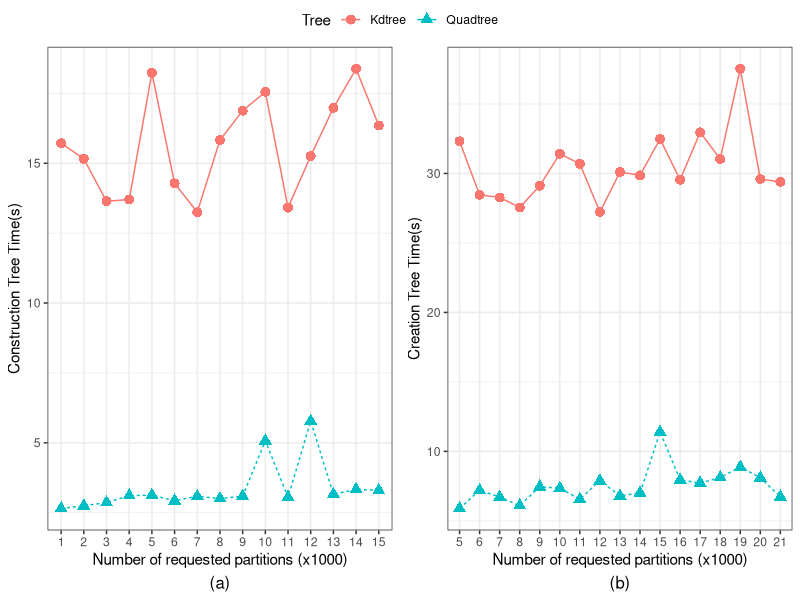
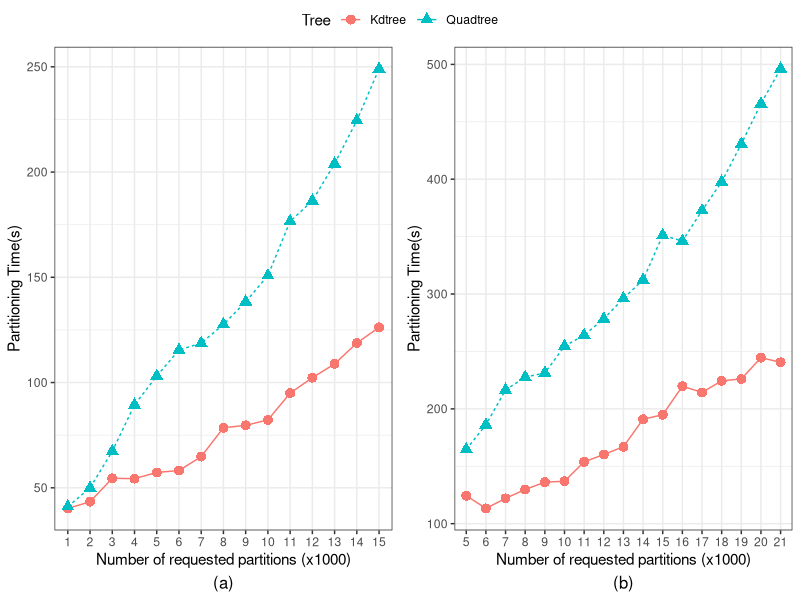
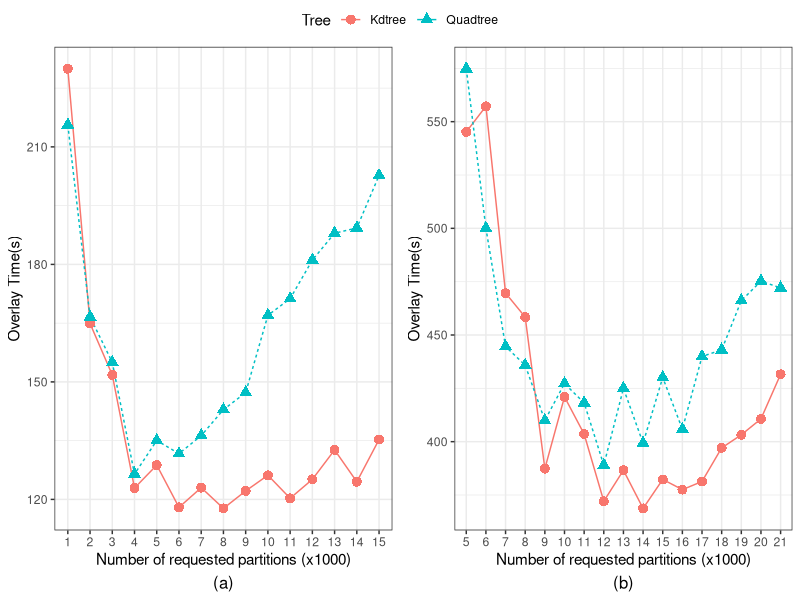
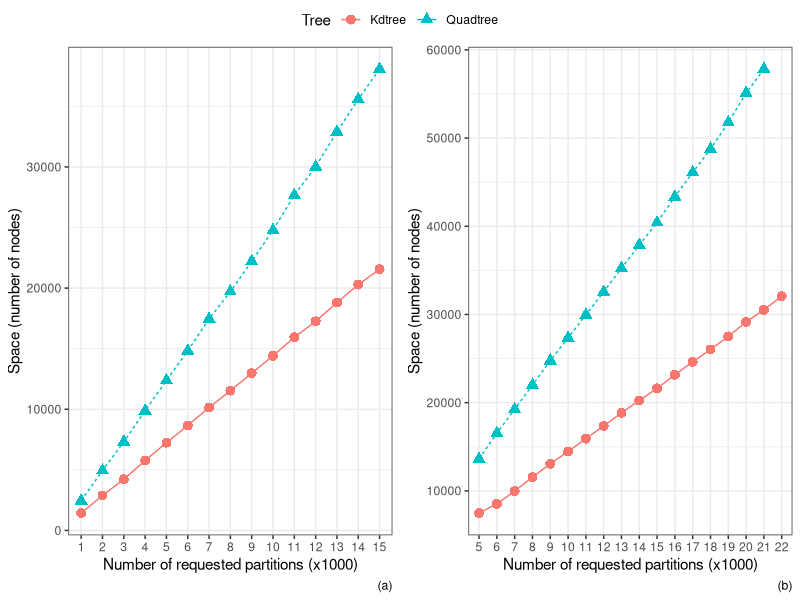
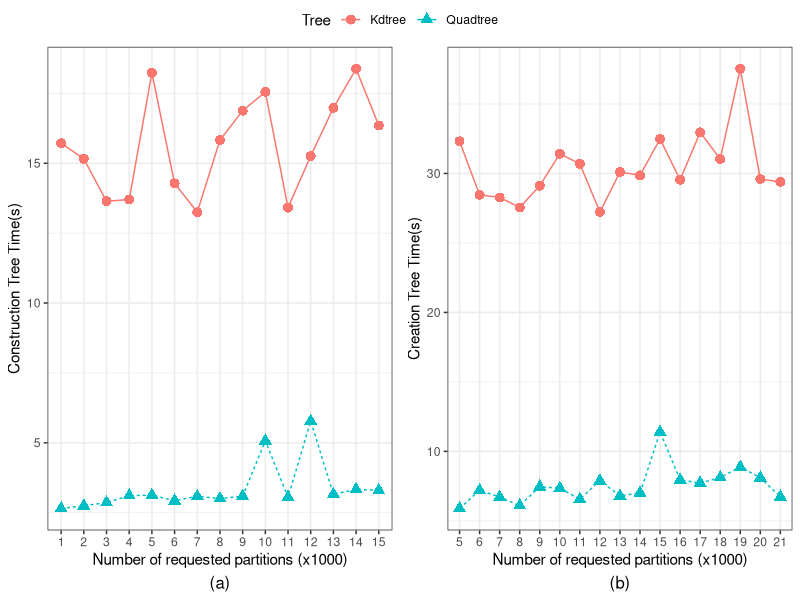
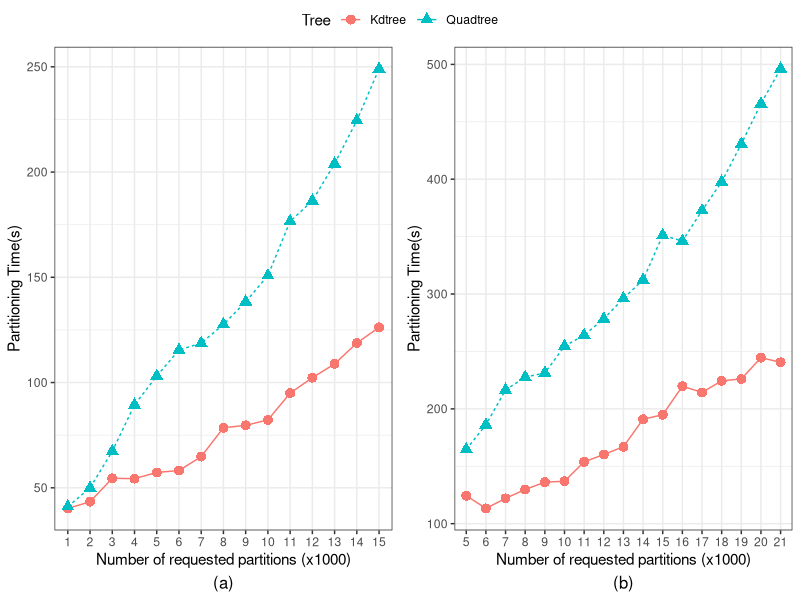
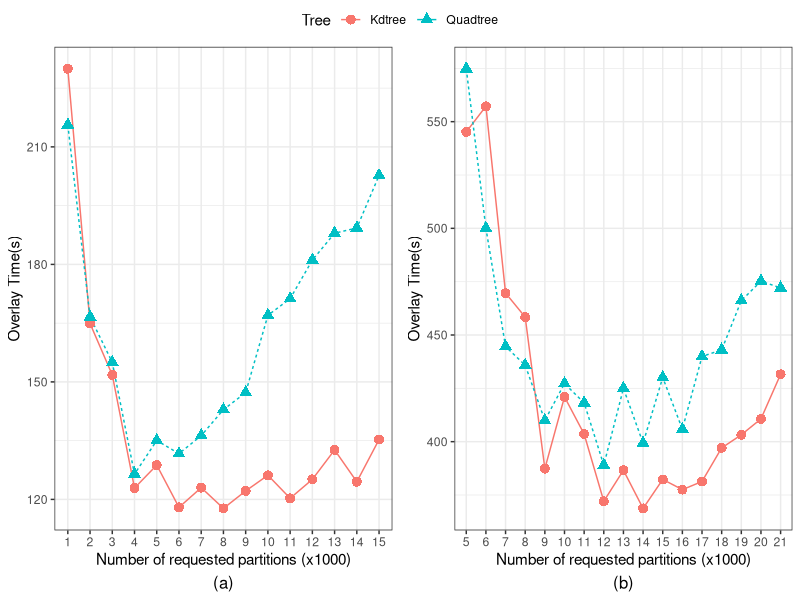
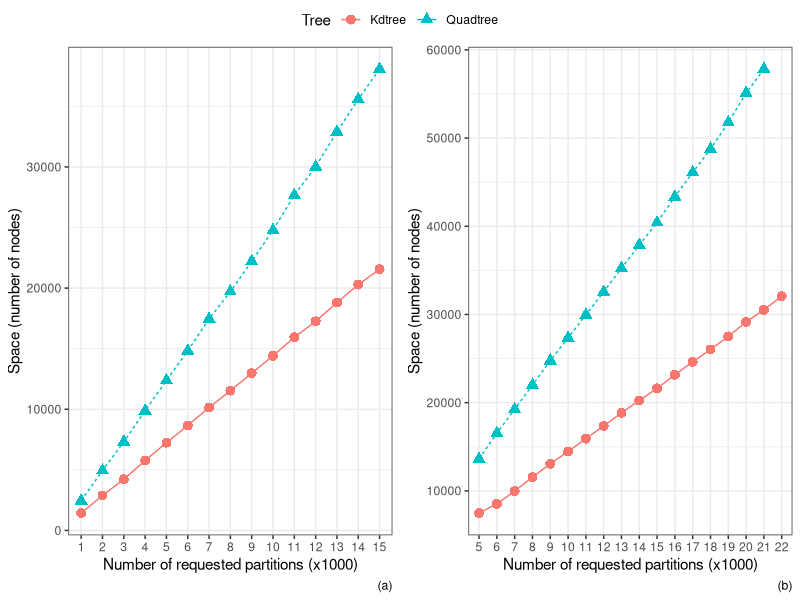

Write R code to recreate these figures, in order.
library(tidyverse)
library(ggpubr)

dataCreationMainUS <- read_tsv("mainus_creation_times.tsv")

p = ggplot(dataCreationMainUS, aes(x = as.factor(partitions), y = time, group = tree)) +
  geom_line(aes(linetype = tree, color = tree)) + 
  geom_point(aes(shape = tree, color = tree), size = 3) +
  labs(x="Number of requested partitions (x1000)", y="Construction Tree Time(s)", caption = "(a)") +
  scale_color_discrete("Tree") +
  scale_shape_discrete("Tree") +
  guides(linetype = "none") +
  theme_bw() +
  theme(legend.position="top", plot.caption = element_text(hjust = 0.5, size = 12))

dataCreationGADM <- read_tsv("gadm_creation_times.tsv")

q = ggplot(dataCreationGADM, aes(x = as.factor(partitions), y = time, group = tree)) +
  geom_line(aes(linetype = tree, color = tree)) + 
  geom_point(aes(shape = tree, color = tree), size = 3) +
  labs(x="Number of requested partitions (x1000)", y="Creation Tree Time(s)", caption = "(b)") +
  scale_color_discrete("Tree") +
  scale_shape_discrete("Tree") +
  guides(linetype = "none") +
  theme_bw() +
  theme(legend.position="top", plot.caption = element_text(hjust = 0.5, size = 12))

W = 8
H = 4
ggarrange(p, q, ncol=2, nrow=1, common.legend = TRUE, legend="top")
ggsave(paste0("K_Creation.pdf"), width = W, height = H)

################################################################################

dataPartitioningMainUS <- read_tsv("mainus_partitioning_times.tsv")

p = ggplot(dataPartitioningMainUS, aes(x = as.factor(partitions), y = time, group = tree)) +
  geom_line(aes(linetype = tree, color = tree)) + 
  geom_point(aes(shape = tree, color = tree), size = 3) +
  labs(x="Number of requested partitions (x1000)", y="Partitioning Time(s)", caption = "(a)") +
  scale_color_discrete("Tree") +
  scale_shape_discrete("Tree") +
  guides(linetype = "none") +
  theme_bw() +
  theme(legend.position="top", plot.caption = element_text(hjust = 0.5, size = 12))


dataPartitioningGADM <- read_tsv("gadm_partitioning_times.tsv")

q = ggplot(dataPartitioningGADM, aes(x = as.factor(partitions), y = time, group = tree)) +
  geom_line(aes(linetype = tree, color = tree)) + 
  geom_point(aes(shape = tree, color = tree), size = 3) +
  labs(x="Number of requested partitions (x1000)", y="Partitioning Time(s)", caption = "(b)") +
  scale_color_discrete("Tree") +
  scale_shape_discrete("Tree") +
  guides(linetype = "none") +
  theme_bw() +
  theme(legend.position="top", plot.caption = element_text(hjust = 0.5, size = 12))

ggarrange(p, q, ncol=2, nrow=1, common.legend = TRUE, legend="top")
ggsave(paste0("K_Partitioning.pdf"), width = W, height = H)

################################################################################

dataOverlayMainUS <- read_tsv("mainus_overlay_times.tsv")

p = ggplot(dataOverlayMainUS, aes(x = as.factor(partitions), y = time, group = tree)) +
  geom_line(aes(linetype = tree, color = tree)) + 
  geom_point(aes(shape = tree, color = tree), size = 3) +
  labs(x="Number of requested partitions (x1000)", y="Overlay Time(s)", caption = "(a)") +
  scale_color_discrete("Tree") +
  scale_shape_discrete("Tree") +
  guides(linetype = "none") +
  theme_bw() +
  theme(legend.position="top", plot.caption = element_text(hjust = 0.5, size = 12))

dataOverlayGADM <- read_tsv("gadm_overlay.tsv")

q = ggplot(dataOverlayGADM, aes(x = as.factor(partitions), y = time, group = tree)) +
  geom_line(aes(linetype = tree, color = tree)) + 
  geom_point(aes(shape = tree, color = tree), size = 3) +
  labs(x="Number of requested partitions (x1000)", y="Overlay Time(s)", caption = "(b)") +
  scale_color_discrete("Tree") +
  scale_shape_discrete("Tree") +
  guides(linetype = "none") +
  theme_bw() +
  theme(legend.position="top", plot.caption = element_text(hjust = 0.5, size = 12))

ggarrange(p, q, ncol=2, nrow=1, common.legend = TRUE, legend="top")
ggsave(paste0("K_Overlay.pdf"), width = W, height = H)

################################################################################

dataSpaceMainUS <- read_tsv("mainus_overlay_space.tsv")

p = ggplot(dataSpaceMainUS, aes(x = as.factor(partitions), y = nodes, group = tree)) +
  geom_line(aes(linetype = tree, color = tree)) + 
  geom_point(aes(shape = tree, color = tree), size = 3) +
  labs(x="Number of requested partitions (x1000)", y="Space (number of nodes)", caption = "(a)") +
  scale_color_discrete("Tree") +
  scale_shape_discrete("Tree") +
  guides(linetype = "none") +
  theme_bw()

dataSpaceGADM <- read_tsv("gadm_overlay_space.tsv")

q = ggplot(dataSpaceGADM, aes(x = as.factor(partitions), y = nodes, group = tree)) +
  geom_line(aes(linetype = tree, color = tree)) + 
  geom_point(aes(shape = tree, color = tree), size = 3) +
  labs(x="Number of requested partitions (x1000)", y="Space (number of nodes)", caption = "(b)") +
  scale_color_discrete("Tree") +
  scale_shape_discrete("Tree") +
  guides(linetype = "none") +
  theme_bw()

ggarrange(p, q, ncol=2, nrow=1, common.legend = TRUE, legend="top")
ggsave(paste0("K_Space.pdf"), width = W, height = H)
